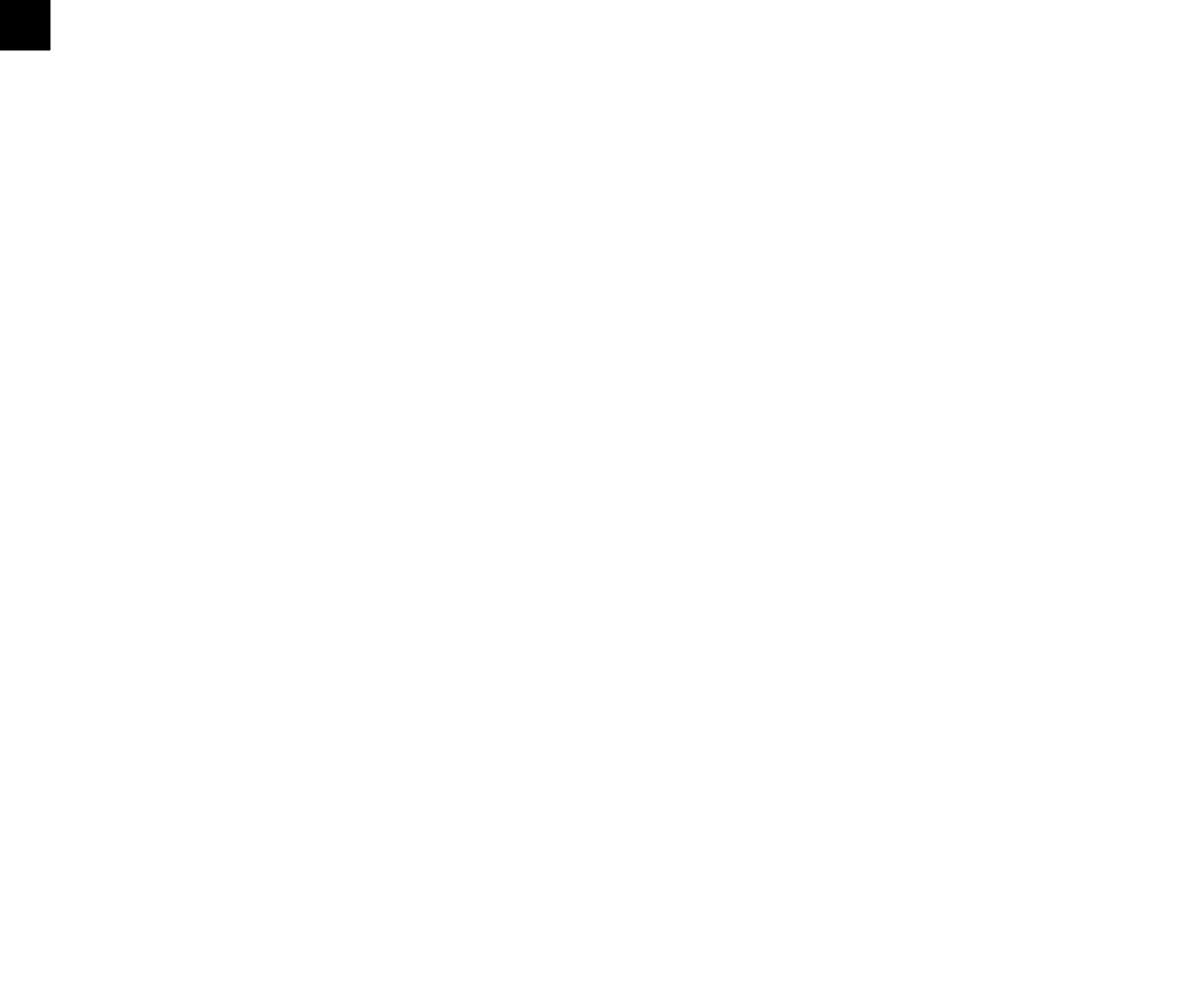
Frame 1 (no input)
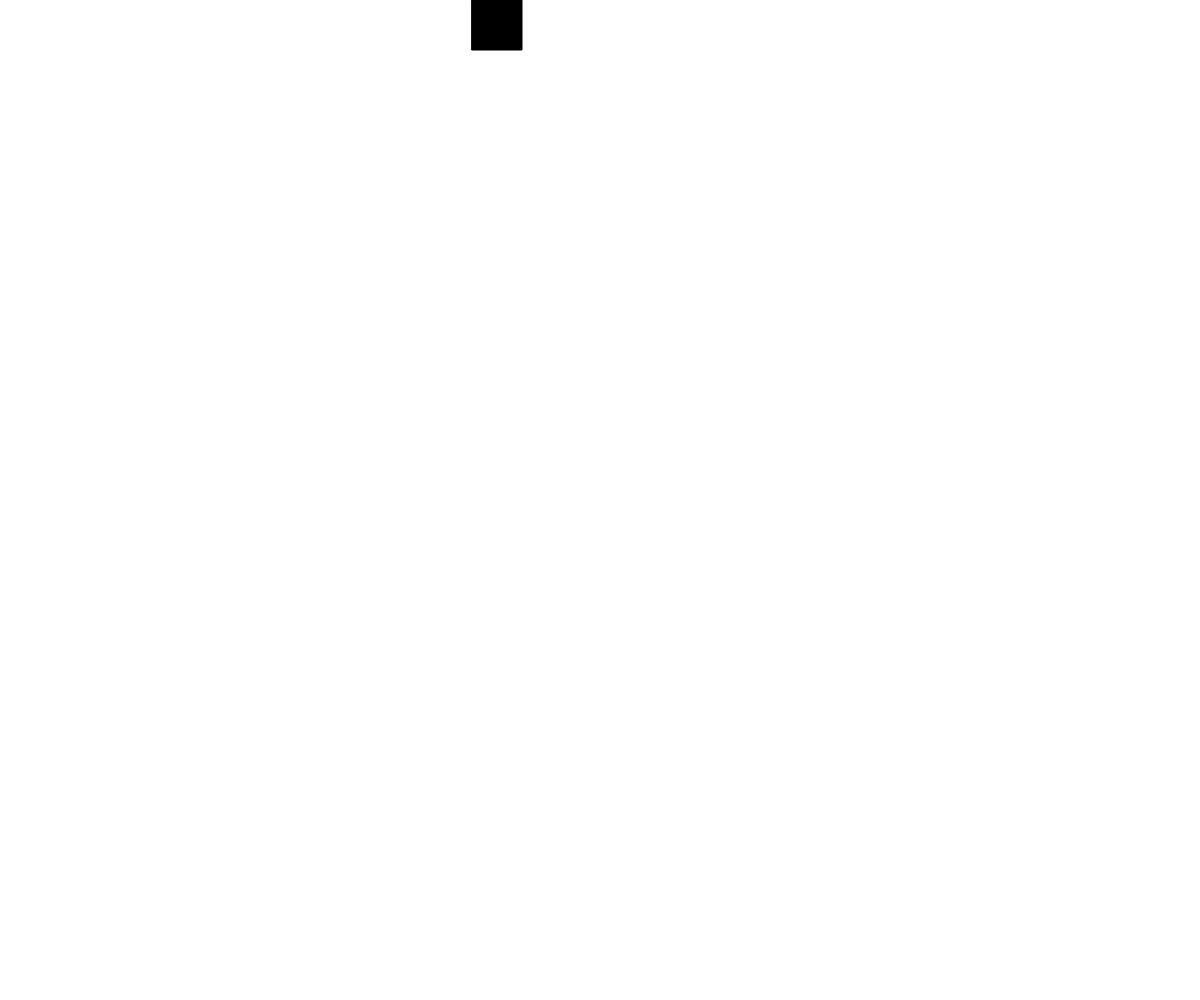
Frame 60 (no input)
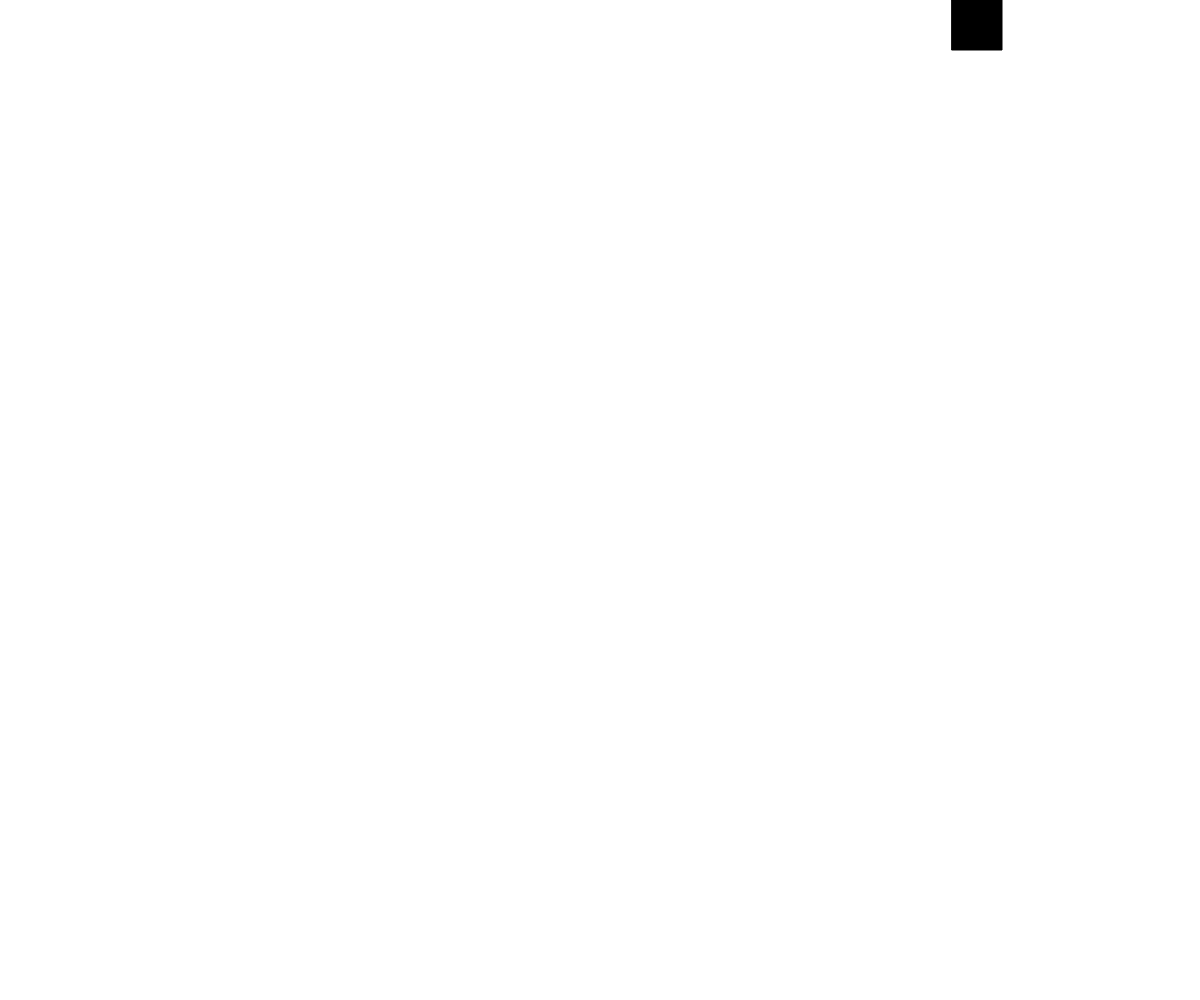
Frame 120 (the mouse pressed at the canvas centre since frame 60)

The p5.js sketch that drew these frames (run headless with seeded random() and noise() and a simulated clock; from frame 60 on, the mouse is pressed at the canvas centre):

// p5.js sketch
// ── sketch.js
// Square Around Edge
// Willa Simard
// Sept 26th
//
// Extra for Experts:
// - describe what you did to take this project "above and beyond"


let squareSize = 50;
let x = 0;
let y= 0;
let squareSpeed =8;

function setup() {
  createCanvas(windowWidth, windowHeight);
}

function draw() {
  background("white");
  fill("black");
  noStroke;
  drawSquare();
}

function drawSquare() {
  square(x, y, squareSize);
  if ( x < windowWidth - squareSize && y === 0) {
    x += squareSpeed;
  }
  else if( y <= windowHeight - squareSize && x !== 0) {
    y += squareSpeed;
  }
  else if ( x > 0) {
    x -= squareSpeed;
  }
  else if ( y > 0) {
    y -= squareSpeed;
  }
  

}
